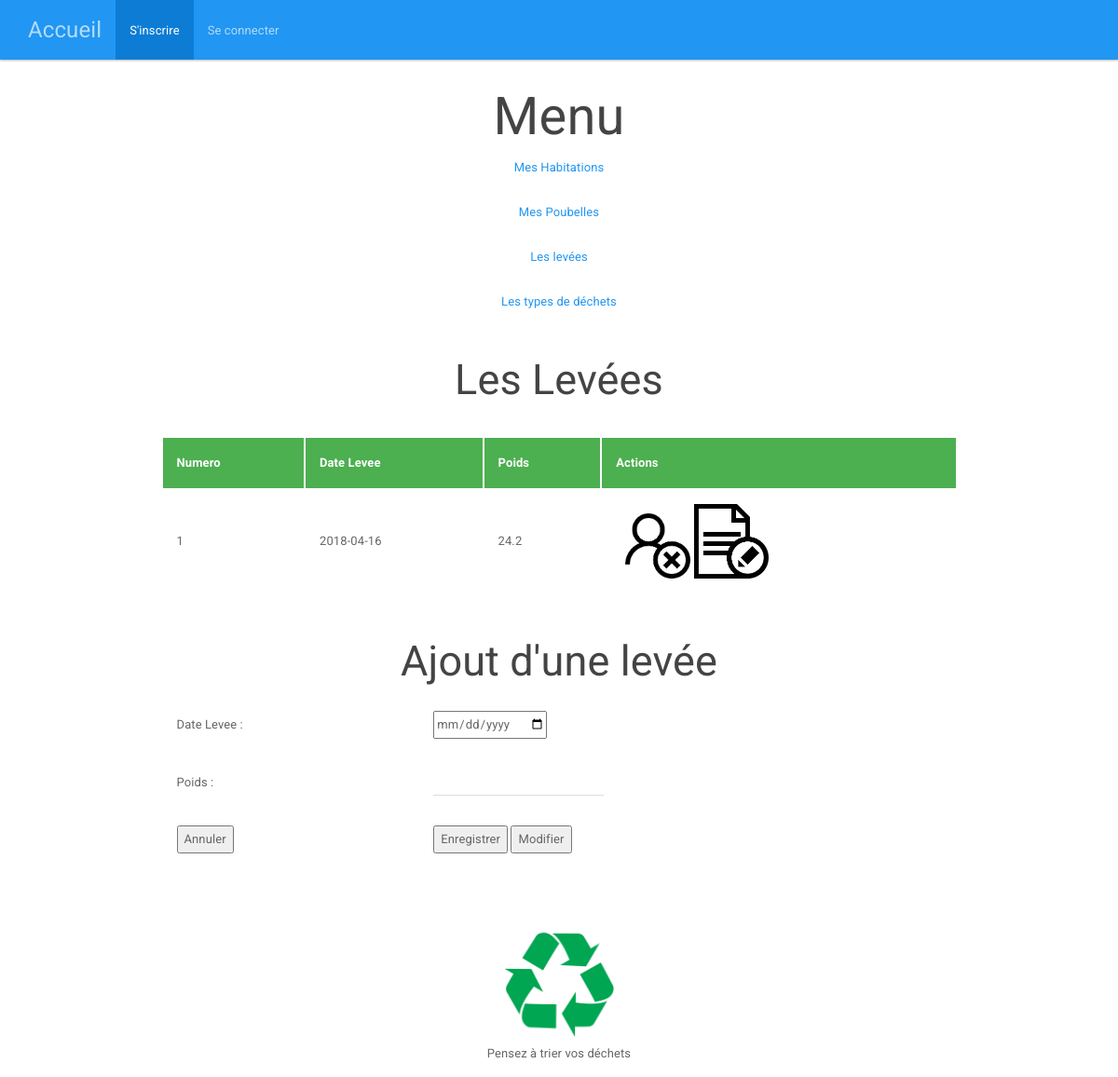
The page /index.php?page=3 on the database its author committed.
### tables this page shows
create table levee
	(
		num int(5) not null auto_increment,
		datelevee date,
		poids float(5.2),
		primary key(num)
	);

### modele.php (called while the page is built, shortened)
<?php
function connexion()
    {
    $con = mysqli_connect("localhost","root","","triselectif");
    return $con;
    }
function selectAllM ($table)
    {
        $con = connexion();
        $requete ="select * from " .$table. ";";
        $resultat = mysqli_query($con,$requete);
        return $resultat;
    }

### controleur.php (called while the page is built, shortened)
<?php
	include("modele/modele.php");
	function selectAllC($table)
	{
		if($table == "type_dechet" || $table == "levee" || $table == "habitation" || $table == "usager")
		{
			$resultat = selectAllM($table);
			return $resultat;
		}
		else
		{
			return null;
		}
	}

### vuelevee.php (the view, shortened to what this page needs)
<center>
	<h2> Les Levées </h2>
	<br/>
	<table border = 0 >
		<tr><th> Numero </th>
			<th> Date Levee </th>
			<th> Poids </th>
			<th> Actions </th>
		</tr>
			<?php
			foreach ($resultats as $unResultat)
			{
				echo"<tr>
				<td>".$unResultat['num']."</td>
				<td>".$unResultat['datelevee']."</td>
				<td>".$unResultat['poids']."</td>
				<td> 	<a href='index.php?page=3&action=X&num=".$unResultat['num']."'>
							<img src='image/supprimer.png' width='80' height='80' > </a>
							<a href='index.php?page=3&action=E&num=".$unResultat['num']."'>
							<img src='image/editer.jpg' width='80' height='80' > </a>
				</tr>";
			}
			?>
	</table>
		<br/>
			<h2>Ajout d'une levée</h2>
				<form method="post" action="">
					<table border= 0 >
						<tr><td>Date Levee : </td> <td> <input type="date" name="datelevee" value="<?php if(isset($resultat)) echo $resultat['datelevee'] ; ?>"></td></tr>
						<tr><td>Poids : </td> <td> <input type="text" name="poids" value="<?php if(isset($resultat)) echo $resultat['poids'] ; ?>"></td></tr>
							<td> <input type="reset" name="Annuler" value="Annuler"></td>
							<td> <input type="submit" name="Enregistrer" value="Enregistrer">
							<input type="submit" name="Modifier" value="Modifier"></td>
					</table>
				</form>
</center>

### rows shown on the page
levee: num "1", datelevee "2018-04-16", poids "24.2"
